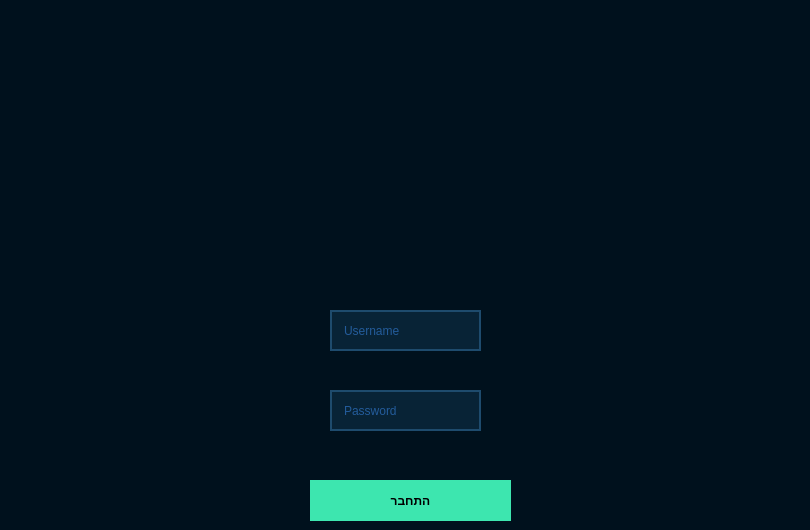
    <widget class="QWidget" name="Stu_Log">
     <property name="styleSheet">
      <string notr="true">background-color: #00111d;
	color: #000000;
	border-color: #000000;</string>
     </property>
     <widget class="QPushButton" name="pushButton_5">
      <property name="geometry">
       <rect>
        <x>310</x>
        <y>480</y>
        <width>201</width>
        <height>41</height>
       </rect>
      </property>
      <property name="styleSheet">
       <string notr="true">QPushButton
{
	background-color: #3de6af;
	color: #000000;
	border-style: solid;
	border-color: #000000;
	font-weight : bold;
	padding: 13px;

}


QPushButton::hover
{
	background-color: #3dffaf;
	color: #000000;
	border-style: solid;
	border-color: #000000;
	font-weight : bold;
	padding: 13px;

}


QPushButton::pressed
{
	background-color: #3dc8af;
	color: #000000;
	border-style: solid;
	border-color: #000000;
	font-weight : bold;
	padding: 13px;

}</string>
      </property>
      <property name="text">
       <string>התחבר</string>
      </property>
     </widget>
     <widget class="QLineEdit" name="Stu_Pass_Line_Edit">
      <property name="geometry">
       <rect>
        <x>330</x>
        <y>390</y>
        <width>151</width>
        <height>41</height>
       </rect>
      </property>
      <property name="styleSheet">
       <string notr="true">QLineEdit
{
	background-color: #082336;
	color: #3e93ff;
	border-style: solid;
	border-width: 2px;
	border-color: #1e4b6d;
	padding: 10px;

}


QLineEdit::hover
{
	background-color: #082336;
	color: #3e93ca;
	border-style: solid;
	border-width: 2px;
	border-color: #01dcff;
	padding: 10px;

}


QLineEdit::focus
{
	
	color: #3e93ca;
	border-style: solid;
	border-width: 2px;
	border-color: #01dcff;
	padding: 10px;

}</string>
      </property>
      <property name="text">
       <string/>
      </property>
      <property name="echoMode">
       <enum>QLineEdit::Password</enum>
      </property>
      <property name="placeholderText">
       <string>Password</string>
      </property>
     </widget>
     <widget class="QLabel" name="label_4">
      <property name="geometry">
       <rect>
        <x>0</x>
        <y>0</y>
        <width>801</width>
        <height>341</height>
       </rect>
      </property>
      <property name="styleSheet">
       <string notr="true">image: url(&quot;:/images/h.png&quot;); 

</string>
      </property>
      <property name="text">
       <string/>
      </property>
     </widget>
     <widget class="QLineEdit" name="Stu_UN_Line_Edit">
      <property name="geometry">
       <rect>
        <x>330</x>
        <y>310</y>
        <width>151</width>
        <height>41</height>
       </rect>
      </property>
      <property name="whatsThis">
       <string>&lt;html&gt;&lt;head/&gt;&lt;body&gt;&lt;p&gt;username&lt;/p&gt;&lt;/body&gt;&lt;/html&gt;</string>
      </property>
      <property name="autoFillBackground">
       <bool>false</bool>
      </property>
      <property name="styleSheet">
       <string notr="true">QLineEdit
{
	background-color: #082336;
	color: #3e93ff;
	border-style: solid;
	border-width: 2px;
	border-color: #1e4b6d;
	padding: 10px;

}


QLineEdit::hover
{
	background-color: #082336;
	color: #3e93ca;
	border-style: solid;
	border-width: 2px;
	border-color: #01dcff;
	padding: 10px;

}


QLineEdit::focus
{
	
	color: #3e93ca;
	border-style: solid;
	border-width: 2px;
	border-color: #01dcff;
	padding: 10px;

}</string>
      </property>
      <property name="inputMask">
       <string/>
      </property>
      <property name="text">
       <string/>
      </property>
      <property name="placeholderText">
       <string>Username</string>
      </property>
     </widget>
    </widget>
